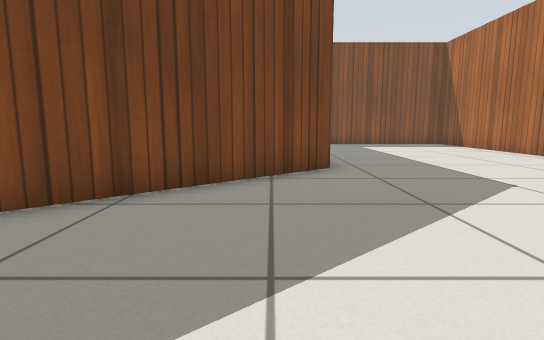
[1] (above)

12 first-person views from a walk through a robot-simulator world made for Gazebo. The camera is 0.5 m above the floor, tilts 8° down and sees 80° across. The floor is counted in squares, 0.5 m on a side. Each view is taken from the middle of a square. On the plan, view 1 faces up. The plan holds only what a view shows up to about 12 squares ahead; the rest is blank. Gazebo's built-in surfaces are drawn with simple patterns.

[2]
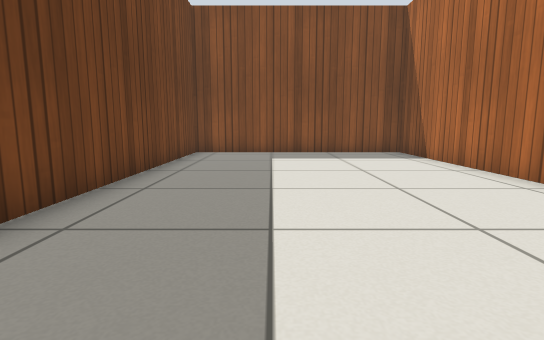

[3]
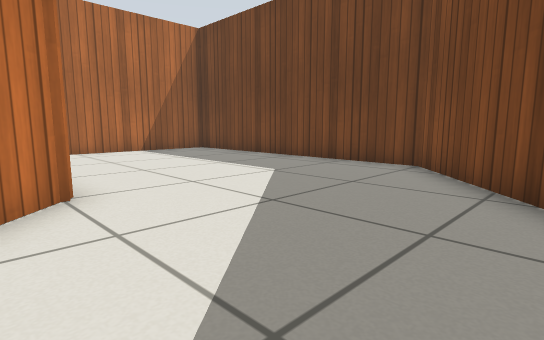

[4]
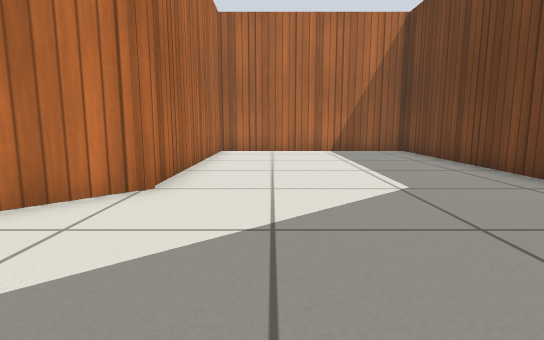

[5]
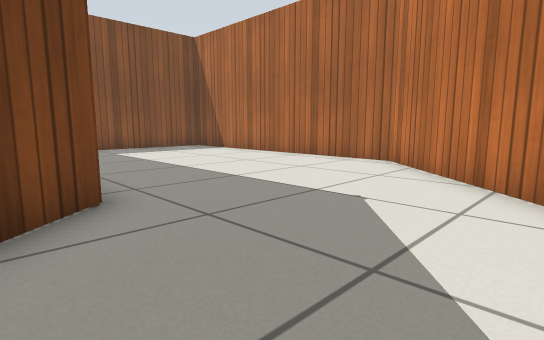

[6]
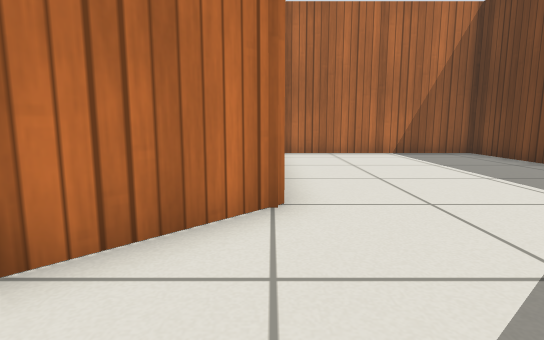

[7]
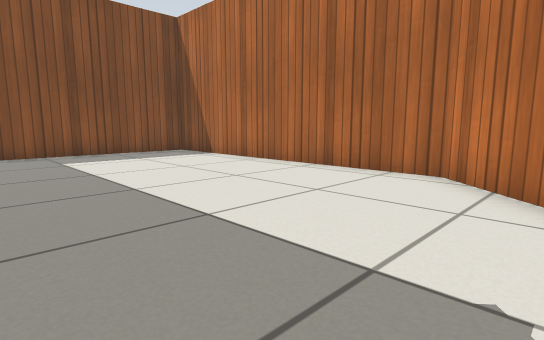

[8]
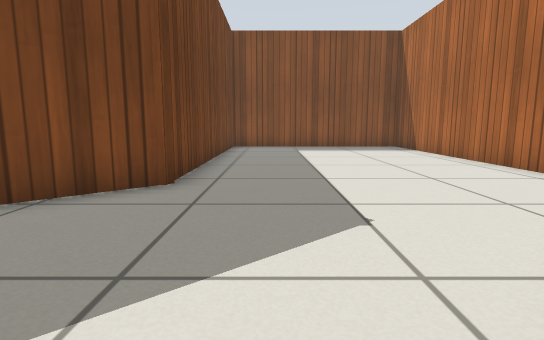

[9]
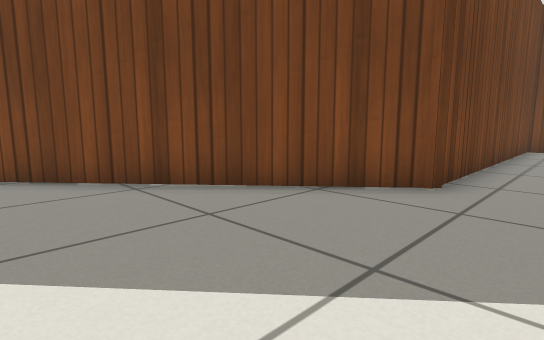

[10]
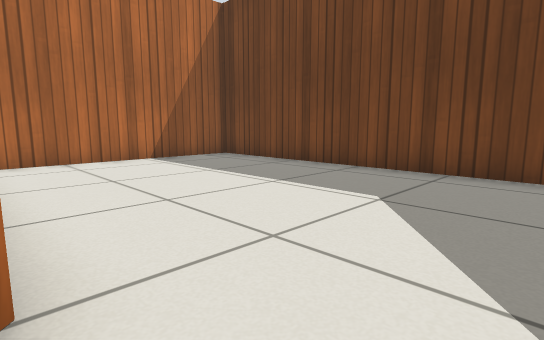

[11]
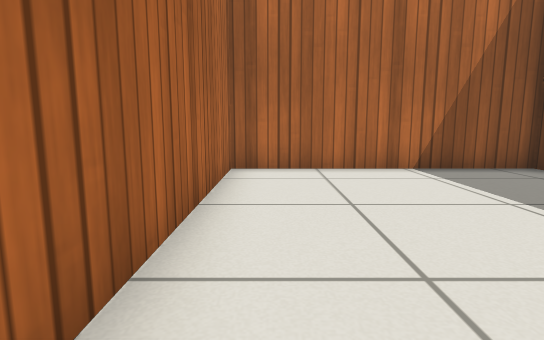

[12]
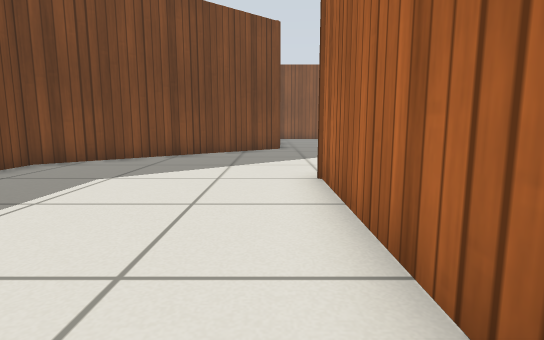

### Floor plan
Points are (right, up) in squares from view 1. A wall is a line through its corners. A room is listed if a view was taken in it or the views show most of it. See-through windows are left out.
Room 1 (views 1, 2, 3, 4, 5, 6, 7, 8, 9, 10, 11, 12)
walls: (5.1, 3.3) (8.6, 7) (8.6, 16.7) (1.3, 16.7) (1.3, 7.4) (-5, 2) (-5, -7.3) (1.9, -7.3) (1.9, 0.1) (3.9, 2.1)

Positions as (right, up) in squares from view 1, and headings:
1: (0, 0), facing up
2: (4, 5), facing up
3: (3, 5), facing down-left
4: (0, 5), facing down
5: (0, 3), facing up-right
6: (2, 4), facing down
7: (2, 5), facing up-right
8: (3, 2), facing up
9: (3, 2), facing up-left
10: (2, 2), facing down-left
11: (1, 0), facing down
12: (1, -6), facing up
